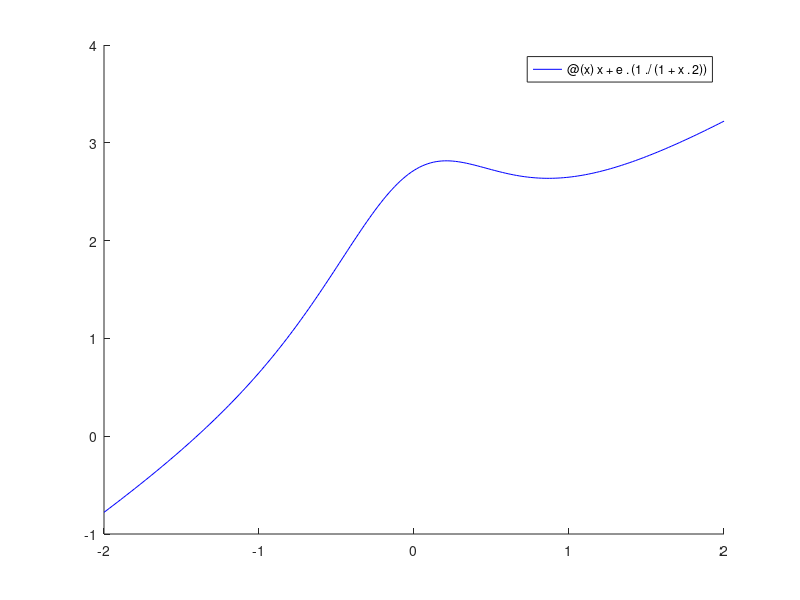

Source code (MATLAB): (Note: this script raises an error after producing the figure.)
clear all
close all

% Script that displays a function and its interpolating polinomials of 
% Lagrange using equally spaced values and Chebyshev nodes.

hold on

% Real function. @(x) means that a symbolic x is defined.
func = @(x) x + e .^ (1 ./ (1 + x.^2));
fplot (func, [-2 2], 'b');

% Lagrange polynom has degree 6.
observationX = linspace (-2, 2, 7);
observationY = observationX + e .^ (1 ./ (1 + observationX.^2));

evalPoints = [-2: 0.1: 2];
[y1] = lagrangePoly (observationX, observationY, evalPoints);
plot (evalPoints, y1, 'r');


chebNodes = chebyshevNodes (-2, 2, 7)
chebY =  chebNodes + e .^ (1 ./ (1 + chebNodes.^2))
[y2] = lagrangePoly (chebNodes, chebY, evalPoints);
plot (evalPoints, y2, 'g');


figure
hold on


yNew = evalPoints + e .^ (1 ./ (1 + evalPoints.^2));
Ea = abs (yNew - y1)
Eb = abs (yNew - y2)

plot (evalPoints, Ea, 'b');
plot (evalPoints, Eb, 'r');

hold off
